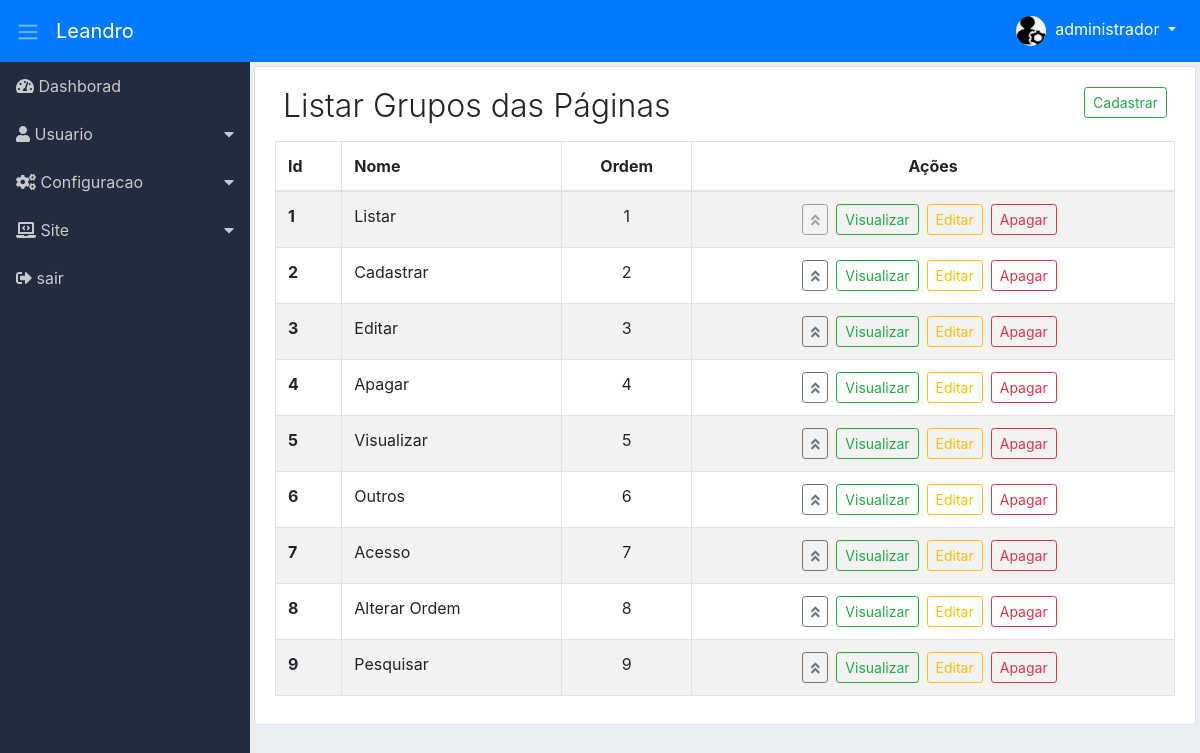
The app's page /adm/list-group-page/list-groups-pages (signed in) with its own data.
### tables this page shows
CREATE TABLE `adms_niveis_acessos_paginas` (
  `id` int(11) NOT NULL,
  `permissao` int(11) NOT NULL,
  `ordem` int(11) NOT NULL,
  `dropdown` int(11) NOT NULL DEFAULT 2,
  `lib_menu` int(11) NOT NULL DEFAULT 2,
  `adms_menu_id` int(11) NOT NULL DEFAULT 4,
  `adms_niveis_acesso_id` int(11) NOT NULL,
  `adms_pagina_id` int(11) NOT NULL,
  `created` datetime NOT NULL,
  `modified` datetime DEFAULT NULL
);

CREATE TABLE `adms_menus` (
  `id` int(11) NOT NULL,
  `nome` varchar(220) NOT NULL,
  `icone` varchar(40) NOT NULL,
  `ordem` int(11) NOT NULL,
  `adms_situacao_id` int(11) NOT NULL,
  `created` datetime NOT NULL,
  `modified` datetime DEFAULT NULL
);

CREATE TABLE `adms_grupos_paginas` (
  `id` int(11) NOT NULL,
  `nome` varchar(40) NOT NULL,
  `ordem` int(11) NOT NULL,
  `created` datetime NOT NULL,
  `modified` datetime DEFAULT NULL
);

### adm/module/administrative/Controllers/ListGroupPage.php (called while the page is built, shortened)
<?php
class ListGroupPage
{
    private $dados;
    public function listGroupsPages($pageId = null)
    {
        $this->pageId = (int) $pageId ? $pageId : 1;
        $button = [
            'cadGrupPg' => [
                'menu_controller' => 'register-new-group-pg',
                'menu_metodo' => 'register-info-group-pg'],
            'viewGrupPg' => [
                'menu_controller' => 'view-info-group-pg',
                'menu_metodo' => 'detail-info-group-pg'],
            'editGrupPg' => [
                'menu_controller' => 'edit-group-pg',
                'menu_metodo' => 'edit-info-group-pg'],
            'deleteGrupPg' => [
                'menu_controller' => 'delete-group-pg',
                'menu_metodo' => 'remove-group-pg'],
            'alterOrderGrupPg' => [
                'menu_controller' => 'modify-order-group-pg',
                'menu_metodo' => 'alter-order-group-pg']
        ];
        $listButton = new \Module\administrative\Models\AdmsButton();
        $this->dados['buttonsGrupPg'] = $listButton->validateButton($button);
        $listMenu = new \Module\administrative\Models\AdmsMenu();
        $this->dados['menu'] = $listMenu->itemMenu();
        $listGroupPg = new \Module\administrative\Models\AdmsListGroupPage();
        $this->dados['listGrupPg'] = $listGroupPg->listGrupPage($this->pageId);
        $this->dados['pagination'] = $listGroupPg->getResultPage();
        $loadView = new \Config\ConfigView("administrative/Views/groupPage/listGroupPage", $this->dados);
        $loadView->renderView();
    }
}

### adm/module/administrative/Models/helper/AdmsRead.php (called while the page is built, shortened)
<?php
class AdmsRead extends AdmsConn
{
    private $select;
    private $values;
    private $result;
    private $query;
    function getResult()
    {
        return $this->result;
    }
    public function fullRead($query, $parseString = null)
    {
        $this->select = (string) $query;
        if (!empty($parseString)) {
            parse_str($parseString, $this->values);
        }
        $this->exeInstruction();
    }
    private function exeInstruction()
    {
        $this->conection();
        try {
            $this->getInstruction();
            $this->query->execute();
            $this->result = $this->query->fetchAll();
        } catch (Exception $exc) {
            $this->result = null;
        }
    }
    private function conection()
    {
        $this->conn = parent::getConn();
        $this->query = $this->conn->prepare($this->select);
        $this->query->setFetchMode(PDO::FETCH_ASSOC);
    }
    private function getInstruction()
    {
        if ($this->values) {
            foreach ($this->values as $Link => $Valor) {
                if ($Link == 'limit' || $Link == 'offset') {
                    $Valor = (int) $Valor;
                }
                $this->query->bindValue(":{$Link}", $Valor,
                        (is_int($Valor) ? PDO::PARAM_INT : PDO::PARAM_STR));
            }
        }
    }
}

### adm/module/administrative/Models/helper/AdmsConn.php (called while the page is built, shortened)
<?php
class AdmsConn
{
    public static $host = HOST;
    public static $Uuser = USER;
    public static $pass = PASS;
    public static $dbname = DBNAME;
    private static $connect = null;
    private static function connect()
    {
        try {
            if (self::$connect == null) {
                self::$connect = new PDO('mysql:host=' .self::$host . ';dbname='
                . self::$dbname, self::$Uuser, self::$pass);
            }
        } catch (Exception $exc) {
            echo 'mensagem: ' . $exc->getMessage();
            die;
        }
        return self::$connect;
    }
    public function getConn()
    {
        return self::connect();
    }
}

### adm/module/administrative/Models/AdmsMenu.php (called while the page is built, shortened)
<?php
class AdmsMenu
{
    public function itemMenu()
    {
        $listMenu = new \Module\administrative\Models\helper\AdmsRead();
        $listMenu->fullRead(
                "SELECT
                    nivpg.dropdown,
                    men.id id_menu,
                    men.nome nome_menu,
                    men.icone icone_menu,
                    pg.id id_pg,
                    pg.menu_controller pg_controller,
                    pg.menu_metodo pg_metodo,
                    pg.nome_pagina pg_nome,
                    pg.icone pg_icon
                FROM
                    adms_niveis_acessos_paginas nivpg
                INNER JOIN
                    adms_menus men
                    ON men.id = nivpg.adms_menu_id
                INNER JOIN
                    adms_paginas pg
                    ON pg.id = nivpg.adms_pagina_id
                WHERE
                    nivpg.adms_niveis_acesso_id =:adms_niveis_acesso_id
                    AND nivpg.permissao =:permissao
                    AND nivpg.lib_menu =:lib_menu
                ORDER BY
                    men.ordem, nivpg.ordem ASC",
                "adms_niveis_acesso_id=" . $_SESSION['userAccessLevel'] . "&permissao=1&lib_menu=1");
        $this->result = $listMenu->getResult();
        return $this->result;
    }
}

### adm/module/administrative/Models/AdmsListGroupPage.php (called while the page is built, shortened)
<?php
class AdmsListGroupPage
{
    private $limitResult = 40;
    public function listGrupPage($pageId = null)
    {
        $this->pageId = (int) $pageId;
        $pagination = new \Module\administrative\Models\helper\AdmsPagination(
                URLADM . 'list-group-page/list-groups-pages');
        $pagination->condition(($this->pageId), $this->limitResult);
        $pagination->pagination("SELECT COUNT(id) AS numResult FROM adms_grupos_paginas");
        $listGroupPg = new \Module\administrative\Models\helper\AdmsRead();
        $listGroupPg->fullRead(
                "SELECT *
                FROM adms_grupos_paginas
                ORDER BY ordem ASC
                LIMIT :limit
                OFFSET :offset",
                "limit={$this->limitResult}&offset={$pagination->getOffSet()}");
        $this->result = $listGroupPg->getResult();
        return $this->result;
    }
}

### adm/module/administrative/Models/helper/AdmsPagination.php (called while the page is built, shortened)
<?php
class AdmsPagination
{
    private $limitResult;
    private $offSet;
    private $result;
    function getResult()
    {
        return $this->result;
    }
    function getOffSet()
    {
        return $this->offSet;
    }
    public function condition($page, $limitResult)
    {
        $this->page = (int) $page ? $page : 1;
        $this->limitResult = (int) $limitResult;
        $this->offSet = ($this->page * $this->limitResult) - $this->limitResult;
    }
    public function pagination($query, $parseString = null)
    {
        $this->query = (string) $query;
        $this->parseString = (string) $parseString;
        $count = new \Module\administrative\Models\helper\AdmsRead();
        $count->fullRead($this->query, $this->parseString);
        $this->resultDb = $count->getResult();
        if ($this->resultDb[0]['numResult'] > $this->limitResult) {
            $this->instructionPagination();
        } else {
            $this->result = null;
        }
    }
}

### adm/module/administrative/Views/groupPage/listGroupPage.php (the view, shortened to what this page needs)
<div class="content p-1">
    <div class="list-group-item">
        <div class="d-flex">
            <div class="mr-auto p-2">
                <h2 class="display-4 titulo">Listar Grupos das Páginas</h2>
            </div>
            <?php
            if ($this->dados['buttonsGrupPg']['cadGrupPg']) {
                echo "<a href='" . URLADM . "register-new-group-pg/register-info-group-pg'>
                    <div class='p-2'>
                        <button class='btn btn-outline-success btn-sm'>Cadastrar</button>
                    </div>
                </a>";
            }
            ?>
        </div>
        <div class="table-responsive">
            <table class="table table-hover table-striped table-bordered">
                <thead>
                    <tr>
                        <th>Id</th>
                        <th>Nome</th>
                        <th class="d-none d-lg-table-cell text-center">Ordem</th>
                        <th class="text-center">Ações</th>
                    </tr>
                </thead>
                <tbody>
                    <?php
                    $qtnLinhaEx = 1;
                    foreach ($this->dados['listGrupPg'] as $pages) {
                        extract($pages);
                        ?>
                        <tr>
                            <th><?php echo $id; ?></th>
                            <td><?php echo $nome; ?></td>
                            <td class="d-none d-sm-table-cell text-center"><?php echo $ordem; ?></td>
                            <td class="text-center">
                                <span class="d-none d-md-block">
                                    <?php
                                    if ($qtnLinhaEx <= 2) {
                                        if ($this->dados['buttonsGrupPg']['alterOrderGrupPg']) {
                                            echo "<button class='btn btn-outline-secondary btn-sm mr-2 disabled'
                                                          title='Não permitido alterar ordem do grupo de páginas'>
                                                     <i class='fas fa-angle-double-up'></i>
                                                  </button>";
                                        }
                                    } else {
                                        if ($this->dados['buttonsGrupPg']['alterOrderGrupPg']) {
                                            echo "<a href='" . URLADM . "modify-order-group-pg/alter-order-group-pg/$id'
                                                     class='btn btn-outline-secondary btn-sm mr-2'
                                                     title='Alterar ordem do grupo de páginas'>
                                                        <i class='fas fa-angle-double-up'></i>
                                                  </a>";
                                        }
                                    }
                                    $qtnLinhaEx++;
                                    if ($this->dados['buttonsGrupPg']['viewGrupPg']) {
                                        echo "<a href='" . URLADM . "view-info-group-pg/detail-info-group-pg/$id'
                                            class='btn btn-outline-success btn-sm mr-2'>Visualizar
                                         </a>";
                                    }
                                    if ($this->dados['buttonsGrupPg']['editGrupPg']) {
                                        echo "<a href='" . URLADM . "edit-group-pg/edit-info-group-pg/$id'
                                            class='btn btn-outline-warning btn-sm mr-2'>Editar
                                         </a>";
                                    }
                                    if ($this->dados['buttonsGrupPg']['deleteGrupPg']) {
                                        echo "<a href='" . URLADM . "delete-group-pg/remove-group-pg/$id'
                                            class='btn btn-outline-danger btn-sm mr-2'
                                            data-confirm='Tem certeza que deseja apagar grupo da página ?'>
                                             Apagar
                                         </a>";
                                    }
                                    ?>
                                </span>
                                        <?php
                                        $qtnLinhaEx++;
                                        ?>
                            </td>
                        </tr>
                        <?php
                    }
                    ?>
                </tbody>
            </table>
        </div>
    </div>
</div>

### adm/module/administrative/Views/include/sidebar.php (shortened to what this page needs)
<div class="d-flex bd-highlight">
<nav class="sidebar">
    <ul class="list-unstyled">
        <?php
        $contDropdown = 0;
        $controDropFech = 0;
        foreach ($this->dados['menu'] as $menu) {
            extract($menu);
            if ($dropdown == 1) {
                if ($contDropdown != $id_menu) {
                    if (($controDropFech == 1) && ($contDropdown != 0)) {
                        echo "</ul></li>";
                        $controDropFech = 0;
                    }
                    echo "<li>
                        <a href='#submenu" . $id_menu . "' data-toggle='collapse'>
                            <i class='" . $icone_menu . "'></i> " . $nome_menu . "
                        </a>
                        <ul class='list-unstyled collapse' id='submenu" . $id_menu . "'>";
                    $contDropdown = $id_menu;
                }
                $controDropFech = 1;
            } else {
                if ($controDropFech == 1) {
                    echo "</ul></li>";
                    $controDropFech = 0;
                }
                echo "<li>
                        <a href='" . URLADM . $pg_controller . "/" . $pg_metodo . "'>
                        <i class='" . $icone_menu . "'></i> " . $nome_menu . "</a>
                    </li>";
            }
        }
        ?>
    </ul>
</nav>

### adm/assets/css/dashboard.css (style rules this page uses)
body { background-color: #EAEEF3; }
.sidebar { background-color: #222C3C; min-width: 250px; max-width: 250px; min-height: calc(100vh - 56px); transition: all 0.3s; }
.sidebar ul li a { display: block; padding: 0.75rem 1rem; color: #C7CACE; text-decoration: none; }
.sidebar [data-toggle="collapse"] { position: relative; }
.sidebar [data-toggle="collapse"]:before { content: "\f0d7"; font-family: "Font Awesome 5 Free"; font-weight: 900; position: absolute; right: 1rem; }
.content { width: 100%; }
.titulo { font-size: 2.0rem !important; }

### records on screen
adms_niveis_acessos_paginas: adms_menu.nome "Dashborad"
adms_niveis_acessos_paginas: adms_menu.nome "Usuario"
adms_niveis_acessos_paginas: adms_menu.nome "Configuracao"
adms_niveis_acessos_paginas: adms_menu.nome "Site"
adms_niveis_acessos_paginas: adms_menu.nome "sair"
adms_grupos_paginas: id "1", nome "Listar", ordem "1"
adms_grupos_paginas: id "2", nome "Cadastrar", ordem "2"
adms_grupos_paginas: id "3", nome "Editar", ordem "3"
adms_grupos_paginas: id "4", nome "Apagar", ordem "4"
adms_grupos_paginas: id "5", nome "Visualizar", ordem "5"
adms_grupos_paginas: id "6", nome "Outros", ordem "6"
adms_grupos_paginas: id "7", nome "Acesso", ordem "7"
adms_grupos_paginas: id "8", nome "Alterar Ordem", ordem "8"
adms_grupos_paginas: id "9", nome "Pesquisar", ordem "9"

### other values on screen
$nomeUser[0] "administrador"
